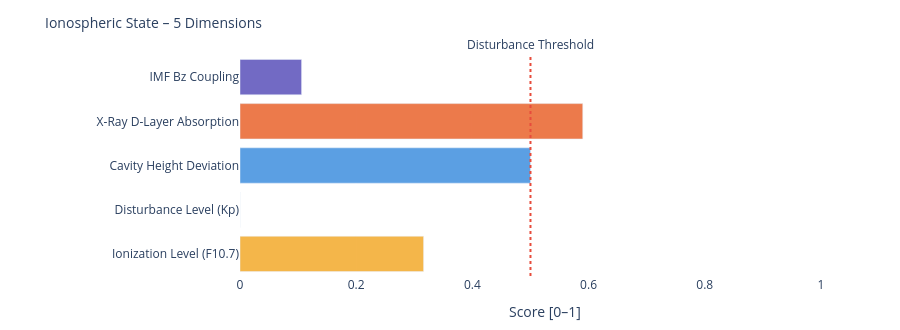

The notebook cell saved with this chart:
### Markdown cell above
---
### 📐 Systemic Insight: Geometric Cavity vs. Real Schumann Resonance

**Relevant for:** Layer 6 = delta analysis &nbsp;|&nbsp; Layer 7 = feature vector / system interpretation

A cavity height change from 80 km to 70 km shifts the **idealized geometric frequencies** only minimally:

| Modus | Aktuell | Referenz | Δ |
|-------|---------|----------|---|
| SR-1 | 10.4762 Hz | 10.4599 Hz | +16 mHz |
| SR-2 | 18.1452 Hz | 18.1171 Hz | +28 mHz |
| SR-3 | 25.6612 Hz | 25.6215 Hz | +40 mHz |
| SR-4 | 33.1285 Hz | 33.0772 Hz | +51 mHz |

The geometric effect is limited because 10 km is very small compared to Earth's radius (~6371 km).

**Consequence:** Real Schumann deviations are likely driven more strongly by **conductivity, damping, day/night structure, lightning distribution and source geometry** than by pure cavity height.

---

**Layer 6 compares:**
```
geometric Δ from Layer 4  vs.  observed Δ from real Schumann measurement data
```

**Layer 7 Feature:**
```
If real Δ >> geometric Δ  →  non-geometric factors dominant
```

### Code cell
# ============================================================
# IONOSPHERIC STATE – Summary gauge
# Five dimensions: ionization, disturbance, cavity height, X-Ray, Bz coupling
# ============================================================

def norm(v, lo, hi):
    if v is None: return None
    return round(max(0.0, min(1.0, (v - lo) / (hi - lo))), 3)

# Ionization level (F10.7 → F2-Layer)
ioniz = norm(f107_val, 60, 250)

# Disturbance level (Kp → E/F-Layer irregularities)
disturb = norm(kp_val, 0, 9)

# Cavity height deviation from reference (80 km)
h_dev = norm(abs(h_eff - 80), 0, 20)

# X-Ray ionization (D-Layer absorption)
xray_ioniz = None
if xray_now is not None:
    xray_ioniz = norm(math.log10(max(xray_now, 1e-9)) + 9, 0, 5)

# Bz coupling (southward Bz → stronger magnetosphere-ionosphere coupling)
bz_coupling = norm(-(bz_now or 0), -5, 30) if bz_now is not None else None

dims = [
    ('Ionization Level (F10.7)',    ioniz,      '#F2A623'),
    ('Disturbance Level (Kp)',      disturb,    '#7F77DD'),
    ('Cavity Height Deviation',     h_dev,      '#378ADD'),
    ('X-Ray D-Layer Absorption',    xray_ioniz, '#E85D24'),
    ('IMF Bz Coupling',             bz_coupling,'#534AB7'),
]

fig = go.Figure()
for name, val, col in dims:
    if val is not None:
        h = int(val * 20)
        bar = '█' * h + '░' * (20 - h)
        label = f'{name}:  {bar}  {val:.3f}'
    else:
        label = f'{name}:  {"─" * 20}  n/a'
    fig.add_trace(go.Bar(
        x=[val if val is not None else 0],
        y=[name],
        orientation='h',
        marker_color=col, opacity=0.82,
        showlegend=False
    ))

fig.add_vline(x=0.5, line_dash='dot', line_color='#e74c3c',
              annotation_text='Disturbance Threshold', annotation_position='top')
fig.update_layout(
    title=dict(text='Ionospheric State – 5 Dimensions', font=dict(size=14)),
    xaxis=dict(title='Score [0–1]', range=[0, 1.05]),
    height=330, plot_bgcolor='rgba(0,0,0,0)', paper_bgcolor='rgba(0,0,0,0)',
    margin=dict(l=240, r=50, t=55, b=40)
)
fig.show()

print(f'\nIonospheric state:')
for name, val, _ in dims:
    print(f'  {name:<35} {val:.3f}' if val is not None else f'  {name:<35} n/a')

### Figure 1 — Plotly figure (JSON) as saved in the notebook; plotly's stock layout.template omitted (floating-point values rounded to 4 significant figures)
{"data": [{"marker": {"color": "#F2A623"}, "opacity": 0.82, "orientation": "h", "showlegend": false, "type": "bar", "x": [0.316], "y": ["Ionization Level (F10.7)"]}, {"marker": {"color": "#7F77DD"}, "opacity": 0.82, "orientation": "h", "showlegend": false, "type": "bar", "x": [0.0], "y": ["Disturbance Level (Kp)"]}, {"marker": {"color": "#378ADD"}, "opacity": 0.82, "orientation": "h", "showlegend": false, "type": "bar", "x": [0.5], "y": ["Cavity Height Deviation"]}, {"marker": {"color": "#E85D24"}, "opacity": 0.82, "orientation": "h", "showlegend": false, "type": "bar", "x": [0.59], "y": ["X-Ray D-Layer Absorption"]}, {"marker": {"color": "#534AB7"}, "opacity": 0.82, "orientation": "h", "showlegend": false, "type": "bar", "x": [0.106], "y": ["IMF Bz Coupling"]}], "layout": {"annotations": [{"showarrow": false, "text": "Disturbance Threshold", "x": 0.5, "xanchor": "center", "xref": "x", "y": 1, "yanchor": "bottom", "yref": "y domain"}], "height": 330, "margin": {"b": 40, "l": 240, "r": 50, "t": 55}, "paper_bgcolor": "rgba(0,0,0,0)", "plot_bgcolor": "rgba(0,0,0,0)", "shapes": [{"line": {"color": "#e74c3c", "dash": "dot"}, "type": "line", "x0": 0.5, "x1": 0.5, "xref": "x", "y0": 0, "y1": 1, "yref": "y domain"}], "title": {"font": {"size": 14}, "text": "Ionospheric State – 5 Dimensions"}, "xaxis": {"range": [0, 1.05], "title": {"text": "Score [0–1]"}}}}
